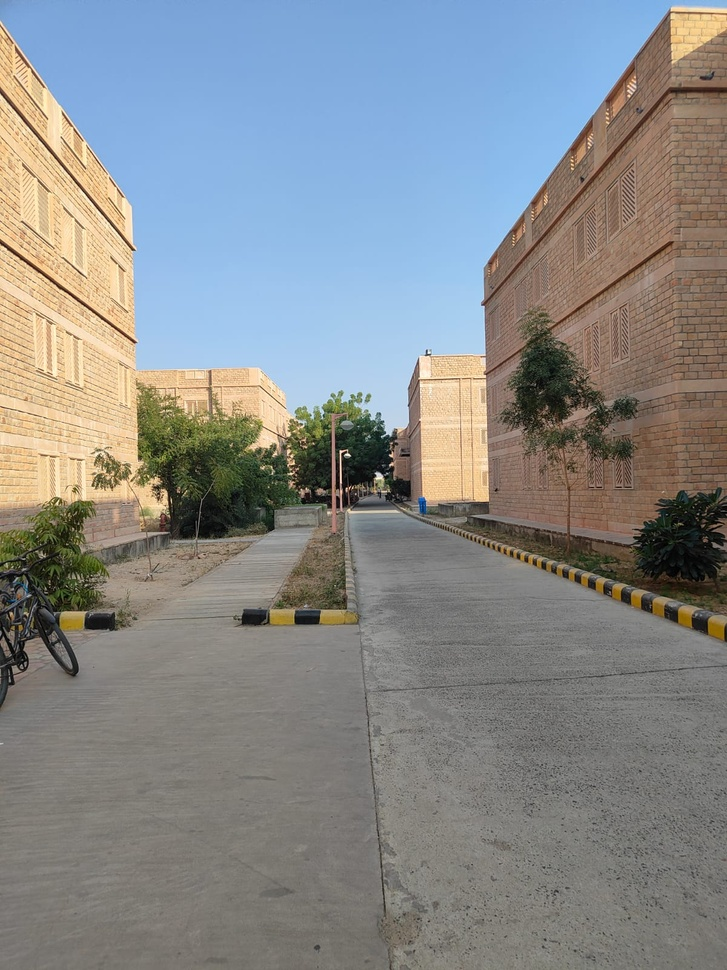
#> input picture part1_code/sct/campus/test_1.jpg, 727 x 970 px, shrunk from 1200 x 1600 before the run
$ python -i metrics.py   (imports and definitions only)
#> lines starting #> are read from the running program, lines starting #| are printed output that depends on the picture; after the words box and inside, x2 and y2 are one past the last pixel; in counts of white or black regions, pixels touching at a corner belong together
"""Evaluation metrics from the poster's plan that can be computed without
extra pretrained networks.

outside_mask_l1   mean |output - input| (0-255) on pixels that were NOT selected.
                  Reported two ways: beyond the soft-edge band (strict: should
                  be exactly 0) and on all unselected pixels (includes the band).
in_mask_change    mean |output - input| inside the selection: proves the edit
                  actually happened (a do-nothing method scores 0 outside AND inside).
layout_miou       re-segment the output and compare its category map with the
                  input's: does the scene layout survive the translation?
boundary_f        F-score of Canny edges of input vs output (2 px tolerance):
                  are object boundaries preserved?
FID and LPIPS need Inception / AlexNet weights, which are not available here.
"""
import cv2
import numpy as np


def outside_mask_l1(inp, out, hard, band_px):
    diff = np.abs(inp.astype(np.float32) - out.astype(np.float32)).mean(axis=2)
    k = cv2.getStructuringElement(cv2.MORPH_ELLIPSE, (2 * band_px + 1, 2 * band_px + 1))
    far = cv2.dilate(hard.astype(np.uint8), k) == 0
    unsel = ~hard
    return (float(diff[far].mean()) if far.any() else 0.0,
            float(diff[unsel].mean()) if unsel.any() else 0.0)


def in_mask_change(inp, out, hard):
    diff = np.abs(inp.astype(np.float32) - out.astype(np.float32)).mean(axis=2)
    return float(diff[hard].mean()) if hard.any() else 0.0


def layout_miou(cat_a, cat_b, n=6):
    ious = []
    for c in range(n):
        a, b = cat_a == c, cat_b == c
        u = (a | b).sum()
        if u > 0.001 * cat_a.size:
            ious.append((a & b).sum() / u)
    return float(np.mean(ious))


def _edges(rgb):
    g = cv2.GaussianBlur(cv2.cvtColor(rgb, cv2.COLOR_RGB2GRAY), (5, 5), 0)
    v = np.median(g)
    return cv2.Canny(g, int(max(0, 0.66 * v)), int(min(255, 1.33 * v))) > 0


def boundary_f(inp, out, tol=2):
    ea, eb = _edges(inp), _edges(out)
    k = cv2.getStructuringElement(cv2.MORPH_ELLIPSE, (2 * tol + 1, 2 * tol + 1))
    da, db = cv2.dilate(ea.astype(np.uint8), k) > 0, cv2.dilate(eb.astype(np.uint8), k) > 0
    prec = (eb & da).sum() / max(eb.sum(), 1)
    rec = (ea & db).sum() / max(ea.sum(), 1)
    return float(2 * prec * rec / max(prec + rec, 1e-9))

>>> import cv2
>>> picture = cv2.cvtColor(cv2.imread('campus/test_1.jpg'), cv2.COLOR_BGR2RGB)
>>> result = boundary_f(picture, 'out.png')
#> in _edges, `g = cv2.GaussianBlur(cv2.cvtColor(rgb, cv2.COLOR_RGB2GRAY), (5, 5), 0)`:
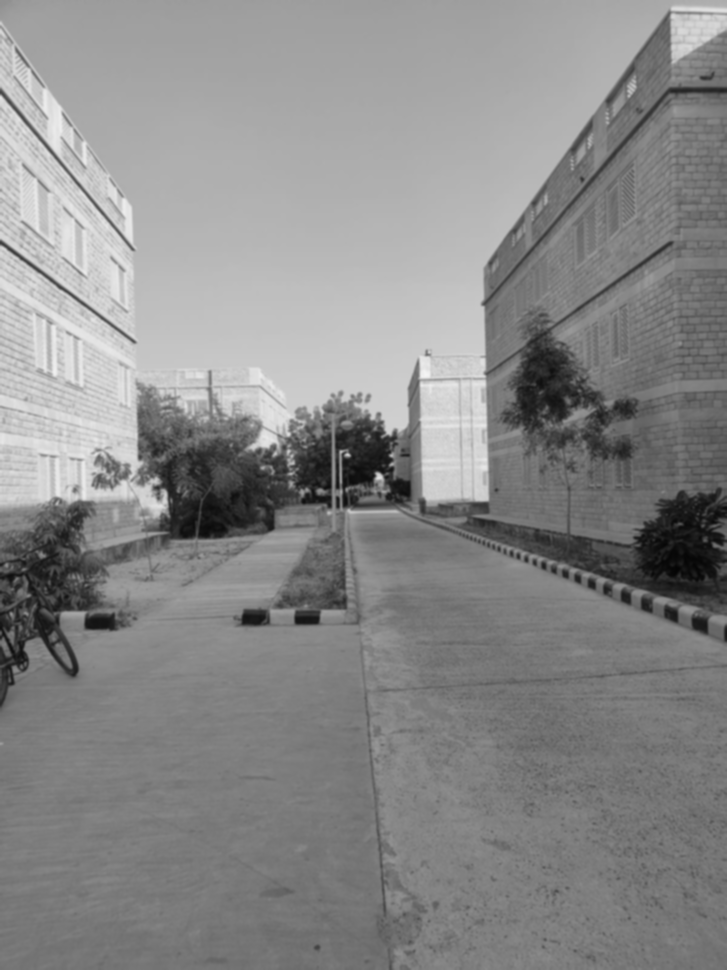
#> g: shape (970, 727); min 4, max 244, mean 137.1
#> in _edges, `v = np.median(g)`: v = 127
#> in _edges, `return cv2.Canny(g, int(max(0, 0.66 * v)), int(min(255, 1.33 * v))) > 0`:
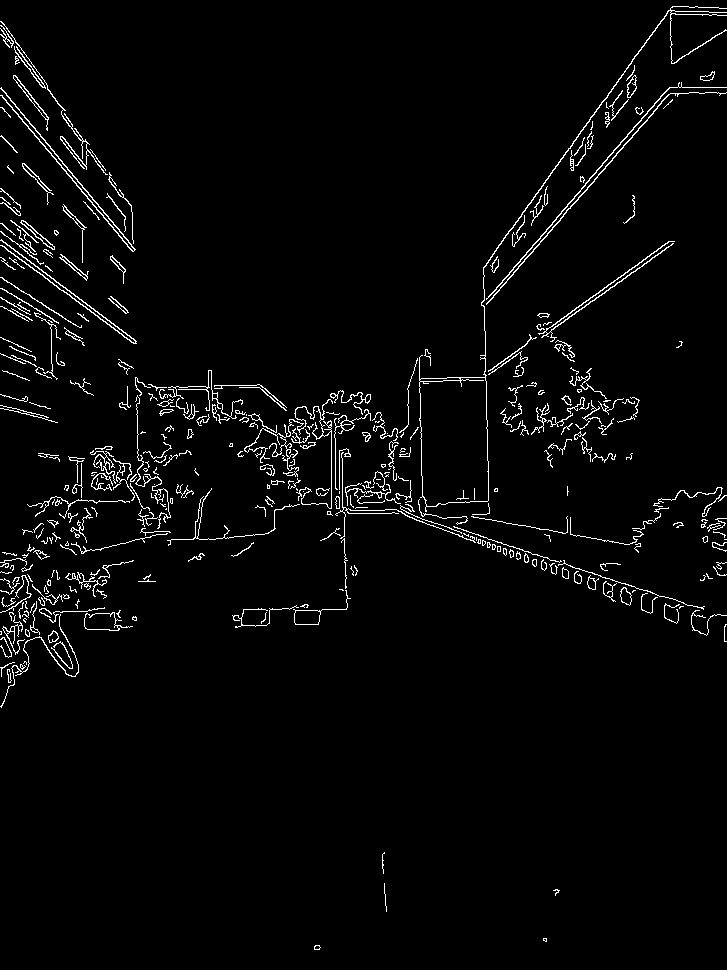
#> returned value: shape (970, 727) bool; 2.9% white in thin lines or dots
#> (the run stopped early here; a loop or call above may not have finished)

$ run again, on part1_code/sct/campus/test_2.jpg
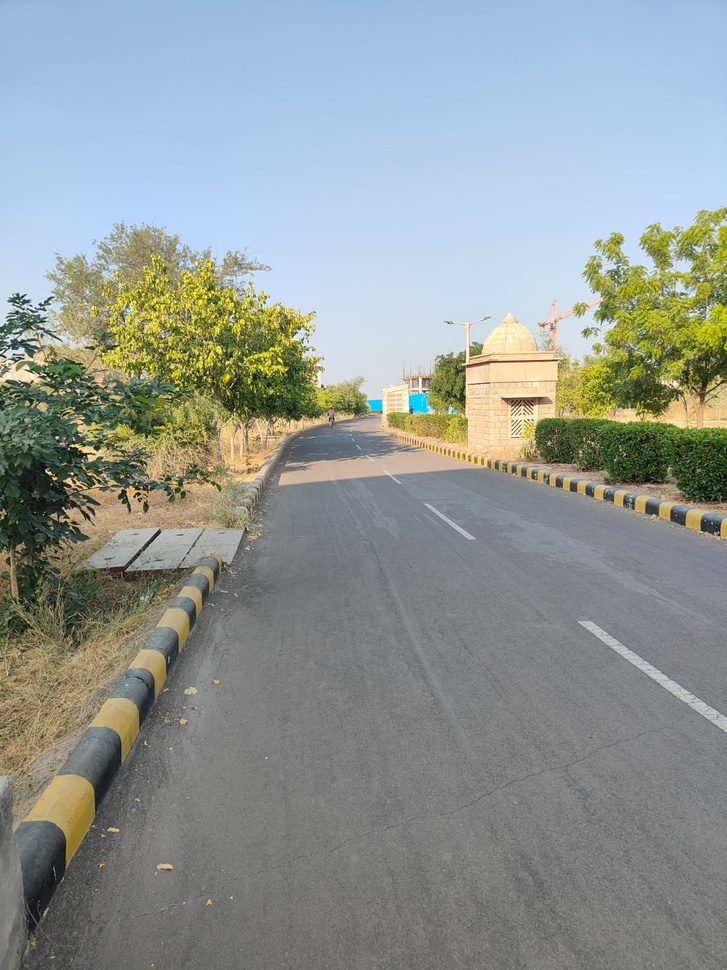
#> input picture part1_code/sct/campus/test_2.jpg, 727 x 970 px, shrunk from 1200 x 1600 before the run
#> in _edges, `g = cv2.GaussianBlur(cv2.cvtColor(rgb, cv2.COLOR_RGB2GRAY), (5, 5), 0)`:
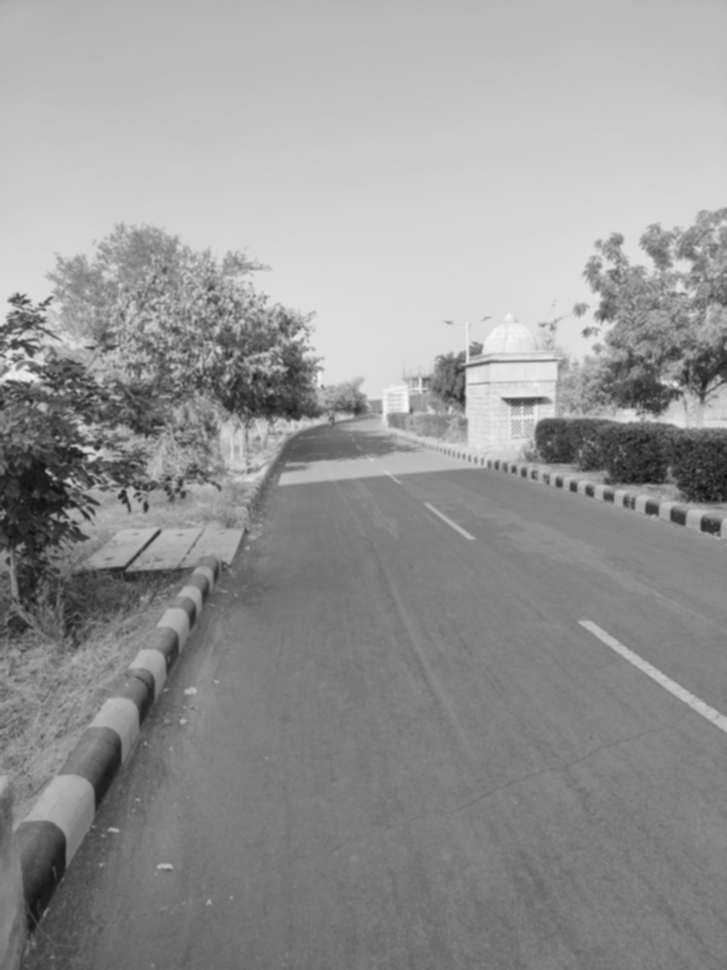
#> g: shape (970, 727); min 17, max 249, mean 149.3
#> v = 133
#> in _edges, `return cv2.Canny(g, int(max(0, 0.66 * v)), int(min(255, 1.33 * v))) > 0`:
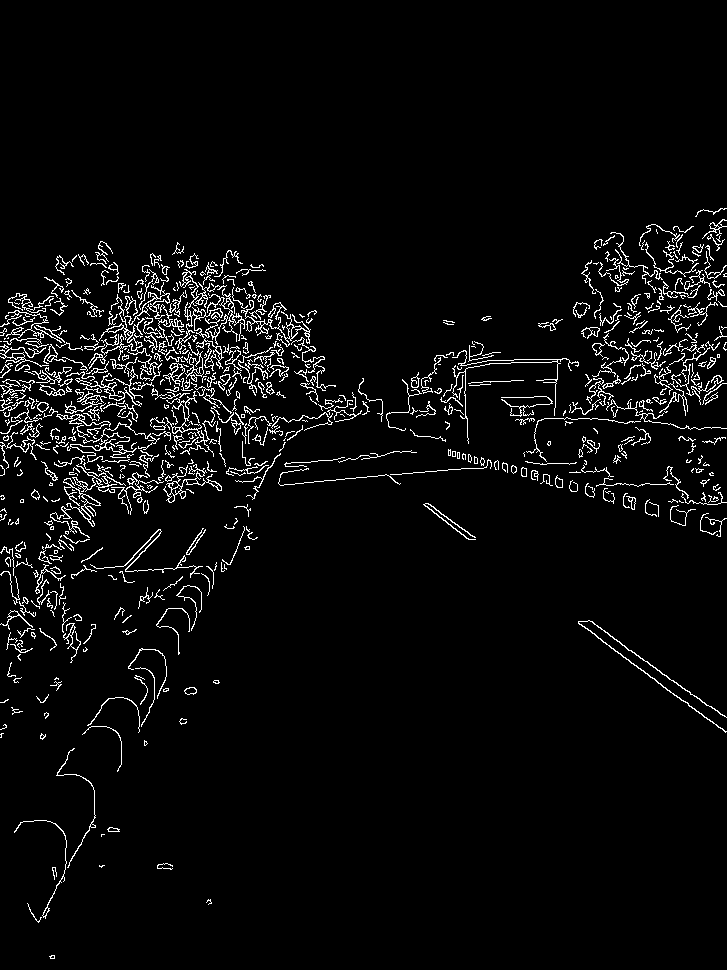
#> returned value: shape (970, 727) bool; 4.1% white in thin lines or dots, all inside (x1, y1, x2, y2) = (0, 208, 727, 959)

$ run again, on part1_code/sct/campus/test_3.jpg
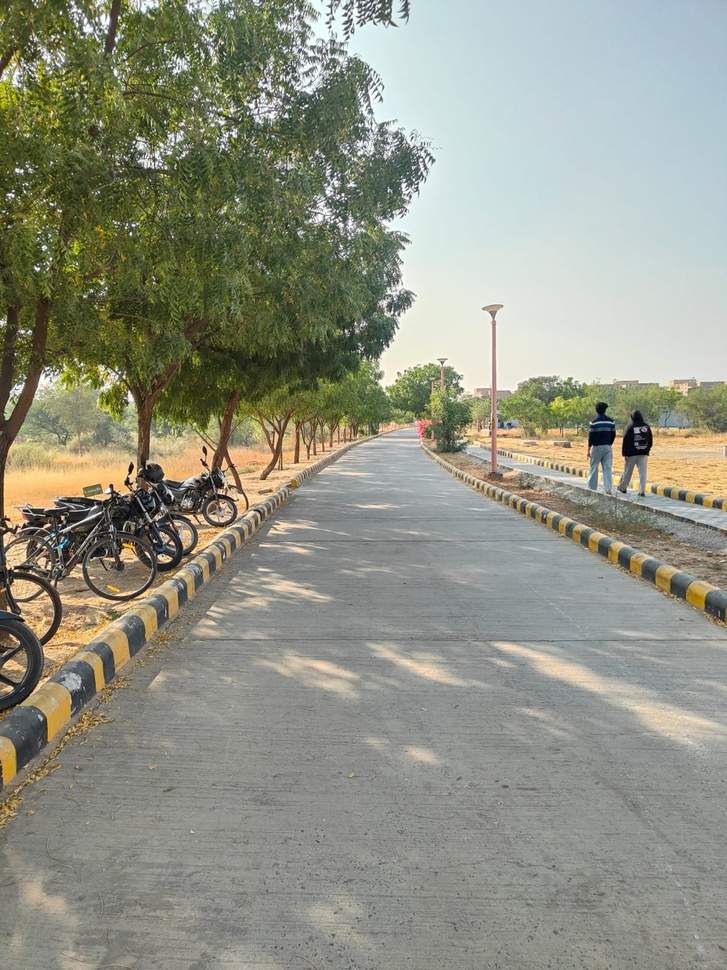
#> input picture part1_code/sct/campus/test_3.jpg, 727 x 970 px, shrunk from 1200 x 1600 before the run
#> in _edges, `g = cv2.GaussianBlur(cv2.cvtColor(rgb, cv2.COLOR_RGB2GRAY), (5, 5), 0)`:
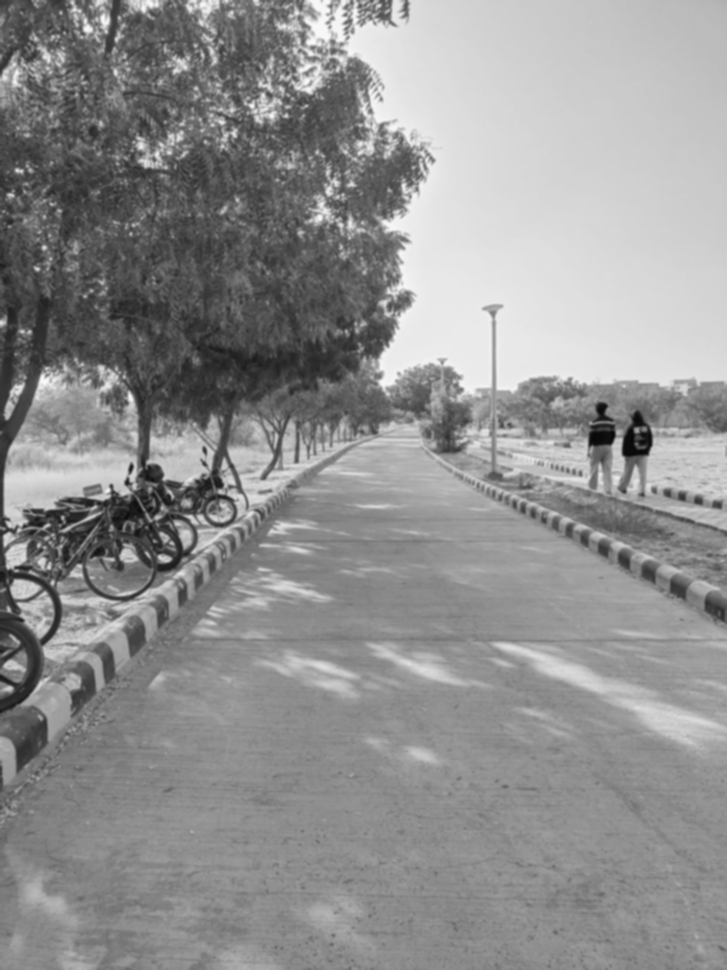
#> g: shape (970, 727); min 8, max 250, mean 144.3
#> v = 142
#> in _edges, `return cv2.Canny(g, int(max(0, 0.66 * v)), int(min(255, 1.33 * v))) > 0`:
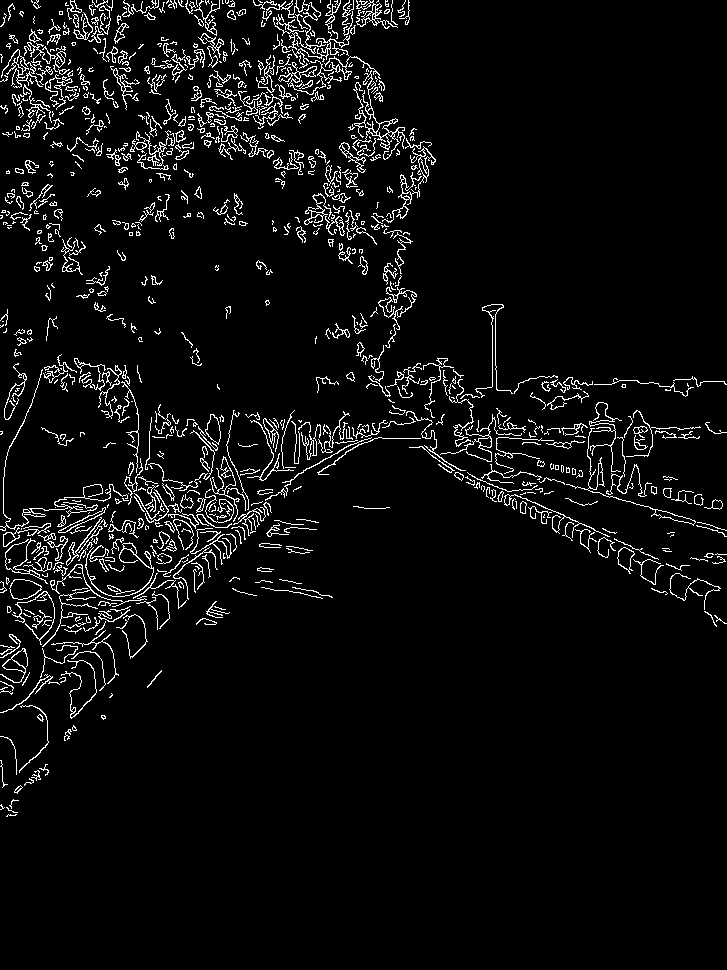
#> returned value: shape (970, 727) bool; 5% white in thin lines or dots, all inside (x1, y1, x2, y2) = (0, 0, 727, 817)

$ run again, on part1_code/sct/campus/test_4.jpg
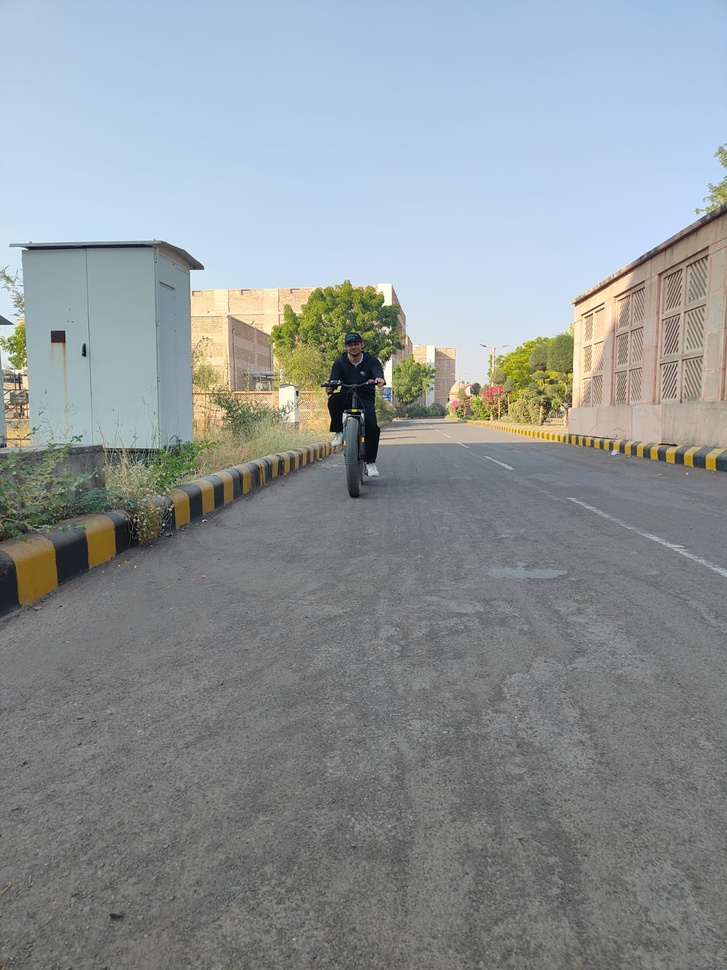
#> input picture part1_code/sct/campus/test_4.jpg, 727 x 970 px, shrunk from 1200 x 1600 before the run
#> in _edges, `g = cv2.GaussianBlur(cv2.cvtColor(rgb, cv2.COLOR_RGB2GRAY), (5, 5), 0)`:
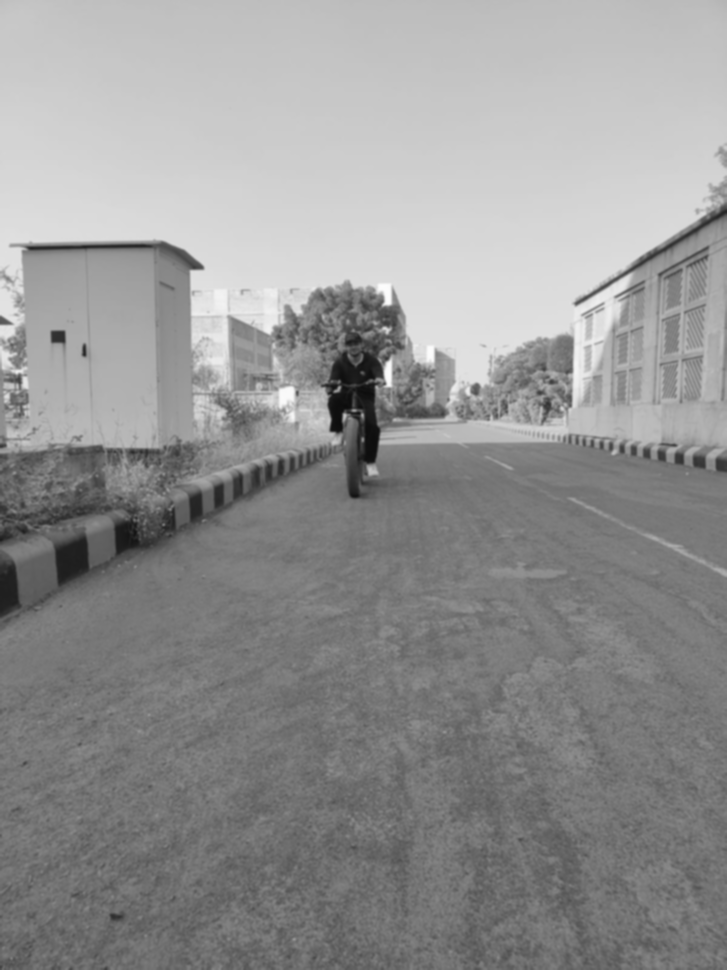
#> g: shape (970, 727); min 12, max 253, mean 147.7
#> v = 125
#> in _edges, `return cv2.Canny(g, int(max(0, 0.66 * v)), int(min(255, 1.33 * v))) > 0`:
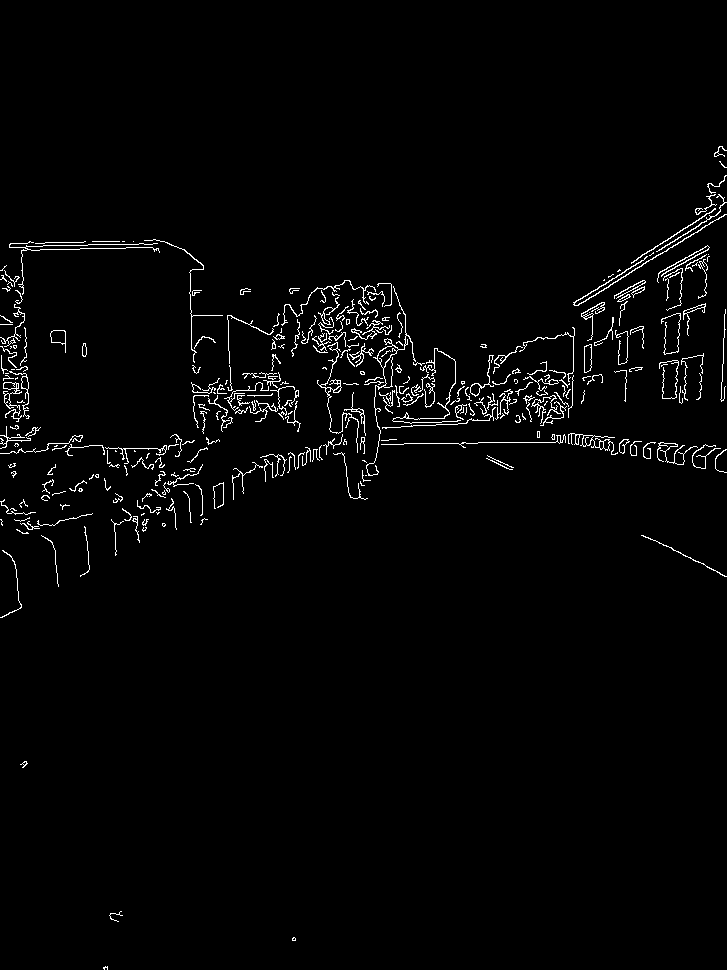
#> returned value: shape (970, 727) bool; 2% white in thin lines or dots, all inside (x1, y1, x2, y2) = (0, 146, 727, 970)
